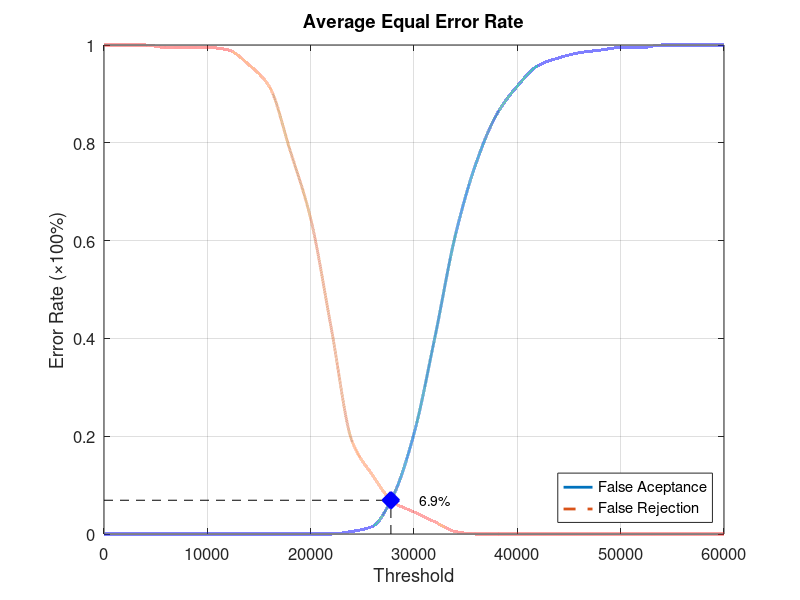
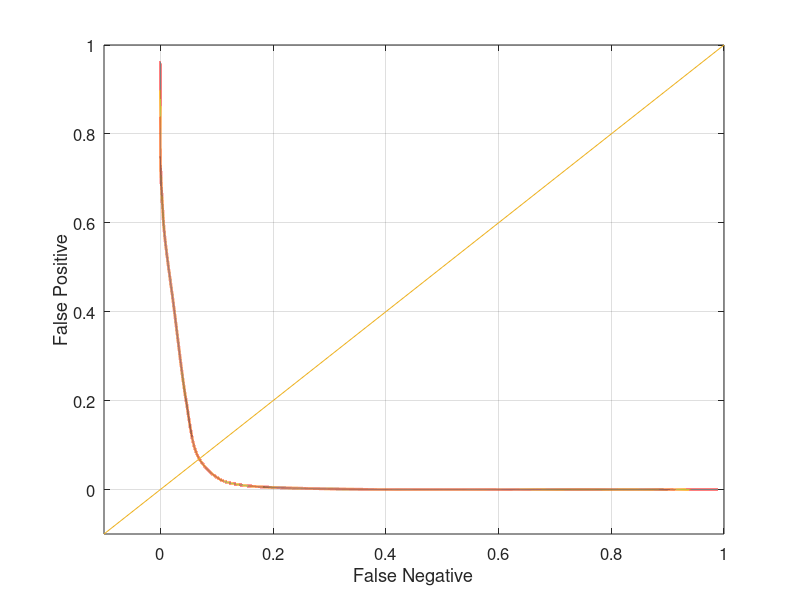

These charts were generated, in order, by the following MATLAB code:
function yEER = Database3_4
close all;
clear;
clc;
x = 0:2000:60000;
xq = 0:0.5:60000;

y0 = [0 0 0 0 0 0 0 0 0 0 0 0 0.00526316 0.0157895 0.0789474 0.205263 0.4 0.610526 0.757895 0.857895 0.915789 0.957895 0.973684 0.984211 0.989474 0.994737 0.994737 1 1 1 1];
yy0 = interp1(x, y0, xq, 'pchip');
y1 = [1 1 1 0.995 0.995 0.995 0.99 0.96 0.915 0.785 0.645 0.42 0.19 0.12 0.065 0.045 0.025 0.005 0 0 0 0 0 0 0 0 0 0 0 0 0];
yy1 = interp1(x, y1, xq, 'pchip');

% Calculating EER: 
y2 = abs(y0 - y1);
find(y2 == min(y2))
yy2 = abs(yy0 - yy1);
xEER = find(yy2 == min(yy2));
xEERIndex = xq(xEER) % X-axis EER
yEER = yy0(xEER) % Y-axis EER

main = figure
plot(xq, yy0,'-','LineWidth', 2);	hold on
plot(xq, yy1,'--','LineWidth', 2);	hold on
plot([xEERIndex xEERIndex], [0 yEER], 'k--');	hold on
plot([0 xEERIndex], [yEER yEER], 'k--');	hold on
plot(xEERIndex, yEER, 'bx', 'LineWidth', 10);	hold on
text(xEERIndex + 10 * xEERIndex / 100, yEER, [num2str(round((10000 * yEER)) / 100) '%'])
legend('False Aceptance', 'False Rejection', 'Location', 'SouthEast')
xlabel('Threshold')
ylabel('Error Rate (\times100%)')
title('Average Equal Error Rate')
set(gca, 'FontSize', 12)
axis([0 60000 0 1])
grid on

print(main, 'Database3_4Main', '-dpng');
FNRxFPR = figure('Color', [1 1 1]);
plot(yy1, yy0, '-', yy1, yy0, 'LineWidth', 2);
hold on
y = -0.1:0.1:1
plot(y, y); 
set(gca, 'FontSize', 12)
xlabel('False Negative')
ylabel('False Positive')
axis([-0.1 1 -0.1 1])
set(gca, 'FontSize', 12)
grid on

print(FNRxFPR, 'Database3_4FNRxFPR','-dpng');
end
